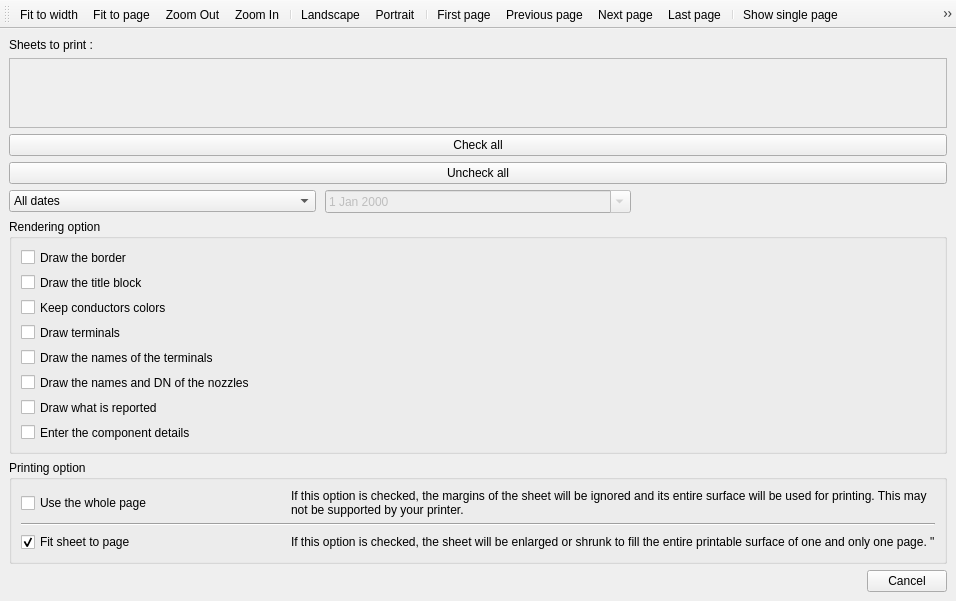
<?xml version="1.0" encoding="UTF-8"?>
<ui version="4.0">
 <class>ProjectPrintWindow</class>
 <widget class="QMainWindow" name="ProjectPrintWindow">
  <property name="geometry">
   <rect>
    <x>0</x>
    <y>0</y>
    <width>956</width>
    <height>537</height>
   </rect>
  </property>
  <property name="sizePolicy">
   <sizepolicy hsizetype="MinimumExpanding" vsizetype="Preferred">
    <horstretch>0</horstretch>
    <verstretch>0</verstretch>
   </sizepolicy>
  </property>
  <property name="windowTitle">
   <string>MainWindow</string>
  </property>
  <widget class="QWidget" name="centralwidget">
   <layout class="QVBoxLayout" name="verticalLayout_3">
    <item>
     <layout class="QHBoxLayout" name="m_vertical_layout">
      <item>
       <layout class="QVBoxLayout" name="verticalLayout_2">
        <item>
         <widget class="QLabel" name="label_3">
          <property name="text">
           <string>Sheets to print :</string>
          </property>
         </widget>
        </item>
        <item>
         <widget class="QScrollArea" name="m_diagram_list">
          <property name="sizePolicy">
           <sizepolicy hsizetype="Minimum" vsizetype="Expanding">
            <horstretch>0</horstretch>
            <verstretch>0</verstretch>
           </sizepolicy>
          </property>
          <property name="lineWidth">
           <number>3</number>
          </property>
          <property name="midLineWidth">
           <number>3</number>
          </property>
          <property name="horizontalScrollBarPolicy">
           <enum>Qt::ScrollBarAlwaysOff</enum>
          </property>
          <property name="widgetResizable">
           <bool>true</bool>
          </property>
          <widget class="QWidget" name="scrollAreaWidgetContents">
           <property name="geometry">
            <rect>
             <x>0</x>
             <y>0</y>
             <width>932</width>
             <height>58</height>
            </rect>
           </property>
          </widget>
         </widget>
        </item>
        <item>
         <widget class="QPushButton" name="m_check_all_pb">
          <property name="text">
           <string>Check all</string>
          </property>
         </widget>
        </item>
        <item>
         <widget class="QPushButton" name="m_uncheck_all">
          <property name="text">
           <string>Uncheck all</string>
          </property>
         </widget>
        </item>
        <item>
         <widget class="QWidget" name="widget" native="true">
          <layout class="QHBoxLayout" name="horizontalLayout" stretch="0,0,0">
           <property name="spacing">
            <number>9</number>
           </property>
           <property name="leftMargin">
            <number>0</number>
           </property>
           <property name="topMargin">
            <number>0</number>
           </property>
           <property name="rightMargin">
            <number>0</number>
           </property>
           <property name="bottomMargin">
            <number>0</number>
           </property>
           <item>
            <widget class="QComboBox" name="m_date_from_cb">
             <item>
              <property name="text">
               <string>All dates</string>
              </property>
             </item>
             <item>
              <property name="text">
               <string>From the date of:</string>
              </property>
             </item>
             <item>
              <property name="text">
               <string>In date of  :</string>
              </property>
             </item>
            </widget>
           </item>
           <item>
            <widget class="QDateEdit" name="m_date_cb">
             <property name="enabled">
              <bool>false</bool>
             </property>
             <property name="calendarPopup">
              <bool>true</bool>
             </property>
            </widget>
           </item>
           <item>
            <widget class="QPushButton" name="m_apply_date_pb">
             <property name="enabled">
              <bool>false</bool>
             </property>
             <property name="text">
              <string/>
             </property>
             <property name="icon">
              <iconset theme="dialog-ok"/>
             </property>
             <property name="flat">
              <bool>true</bool>
             </property>
            </widget>
           </item>
          </layout>
         </widget>
        </item>
       </layout>
      </item>
     </layout>
    </item>
    <item>
     <widget class="QGroupBox" name="groupBox">
      <property name="title">
       <string>Rendering option</string>
      </property>
      <layout class="QVBoxLayout" name="verticalLayout">
       <item>
        <widget class="QCheckBox" name="m_draw_border_cb">
         <property name="text">
          <string>Draw the border</string>
         </property>
        </widget>
       </item>
       <item>
        <widget class="QCheckBox" name="m_draw_titleblock_cb">
         <property name="text">
          <string>Draw the title block</string>
         </property>
        </widget>
       </item>
       <item>
        <widget class="QCheckBox" name="m_keep_conductor_color_cb">
         <property name="text">
          <string>Keep conductors colors</string>
         </property>
        </widget>
       </item>
       <item>
        <widget class="QCheckBox" name="m_draw_terminal_cb">
         <property name="text">
          <string>Draw terminals</string>
         </property>
        </widget>
       </item>
        <item>
          <widget class="QCheckBox" name="m_draw_terminal_names_cb">
           <property name="text">
            <string>Draw the names of the terminals</string>
           </property>
           <property name="checked">
            <bool>false</bool>
           </property>
          </widget>
        </item>
        <item>
          <widget class="QCheckBox" name="m_draw_nozzle_names_cb">
           <property name="text">
            <string>Draw the names and DN of the nozzles</string>
           </property>
          </widget>
        </item>
        <item>
          <widget class="QCheckBox" name="m_draw_warnings_cb">
           <property name="text">
            <string>Draw what is reported</string>
           </property>
           <property name="toolTip">
            <string>The orange marks of the P&amp;ID (size gaps, lines over a symbol, directions of flow, tags held twice...), always on the screen; on paper only when ticked</string>
           </property>
          </widget>
        </item>
        <item>
          <widget class="QCheckBox" name="m_component_info_cb">
           <property name="text">
            <string>Enter the component details</string>
           </property>
           <property name="checked">
            <bool>false</bool>
           </property>
          </widget>
        </item>
       </layout>
     </widget>
    </item>
    <item>
     <widget class="QGroupBox" name="groupBox_2">
      <property name="title">
       <string>Printing option</string>
      </property>
      <layout class="QGridLayout" name="gridLayout_2">
       <item row="3" column="0">
        <widget class="QCheckBox" name="m_fit_in_page_cb">
         <property name="text">
          <string>Fit sheet to page</string>
         </property>
         <property name="checked">
          <bool>true</bool>
         </property>
        </widget>
       </item>
       <item row="0" column="0">
        <widget class="QCheckBox" name="m_use_full_page_cb">
         <property name="text">
          <string>Use the whole page</string>
         </property>
        </widget>
       </item>
       <item row="3" column="1">
        <widget class="QLabel" name="label_2">
         <property name="text">
          <string>If this option is checked, the sheet will be enlarged or shrunk to fill the entire printable surface of one and only one page. "</string>
         </property>
         <property name="margin">
          <number>0</number>
         </property>
        </widget>
       </item>
       <item row="0" column="1">
        <widget class="QLabel" name="label">
         <property name="text">
          <string>If this option is checked, the margins of the sheet will be ignored and its entire surface will be used for printing. This may not be supported by your printer.</string>
         </property>
         <property name="wordWrap">
          <bool>true</bool>
         </property>
         <property name="margin">
          <number>0</number>
         </property>
         <property name="openExternalLinks">
          <bool>false</bool>
         </property>
        </widget>
       </item>
       <item row="2" column="0" colspan="2">
        <widget class="Line" name="line">
         <property name="orientation">
          <enum>Qt::Horizontal</enum>
         </property>
        </widget>
       </item>
      </layout>
     </widget>
    </item>
    <item>
     <widget class="QDialogButtonBox" name="m_button_box">
      <property name="standardButtons">
       <set>QDialogButtonBox::Cancel</set>
      </property>
     </widget>
    </item>
   </layout>
  </widget>
  <widget class="QToolBar" name="toolBar">
   <property name="windowTitle">
    <string>toolBar</string>
   </property>
   <attribute name="toolBarArea">
    <enum>TopToolBarArea</enum>
   </attribute>
   <attribute name="toolBarBreak">
    <bool>false</bool>
   </attribute>
   <addaction name="m_adjust_width_action"/>
   <addaction name="m_adjust_page_action"/>
   <addaction name="m_zoom_out_action"/>
   <addaction name="m_zoom_in_action"/>
   <addaction name="separator"/>
   <addaction name="m_landscape_action"/>
   <addaction name="m_portrait_action"/>
   <addaction name="separator"/>
   <addaction name="m_first_page_action"/>
   <addaction name="m_previous_page_action"/>
   <addaction name="m_next_page_action"/>
   <addaction name="m_last_page_action"/>
   <addaction name="separator"/>
   <addaction name="m_display_single_page_action"/>
   <addaction name="m_display_two_page_action"/>
   <addaction name="m_display_all_page_action"/>
   <addaction name="separator"/>
   <addaction name="m_page_setup"/>
  </widget>
  <action name="m_adjust_width_action">
   <property name="icon">
    <iconset theme="view_fit_width"/>
   </property>
   <property name="text">
    <string>Fit to width</string>
   </property>
  </action>
  <action name="m_adjust_page_action">
   <property name="icon">
    <iconset theme="view-fit-window"/>
   </property>
   <property name="text">
    <string>Fit to page</string>
   </property>
  </action>
  <action name="m_zoom_out_action">
   <property name="icon">
    <iconset theme="zoom-out"/>
   </property>
   <property name="text">
    <string>Zoom Out</string>
   </property>
  </action>
  <action name="m_zoom_in_action">
   <property name="icon">
    <iconset theme="zoom-in"/>
   </property>
   <property name="text">
    <string>Zoom In</string>
   </property>
  </action>
  <action name="m_landscape_action">
   <property name="icon">
    <iconset theme="landscape"/>
   </property>
   <property name="text">
    <string>Landscape</string>
   </property>
  </action>
  <action name="m_portrait_action">
   <property name="icon">
    <iconset theme="portrait"/>
   </property>
   <property name="text">
    <string>Portrait</string>
   </property>
  </action>
  <action name="m_first_page_action">
   <property name="icon">
    <iconset theme="arrow-left-double"/>
   </property>
   <property name="text">
    <string>First page</string>
   </property>
  </action>
  <action name="m_previous_page_action">
   <property name="icon">
    <iconset theme="arrow-left"/>
   </property>
   <property name="text">
    <string>Previous page</string>
   </property>
  </action>
  <action name="m_next_page_action">
   <property name="icon">
    <iconset theme="arrow-right"/>
   </property>
   <property name="text">
    <string>Next page</string>
   </property>
  </action>
  <action name="m_last_page_action">
   <property name="icon">
    <iconset theme="arrow-right-double"/>
   </property>
   <property name="text">
    <string>Last page</string>
   </property>
  </action>
  <action name="m_display_single_page_action">
   <property name="icon">
    <iconset theme="single_page"/>
   </property>
   <property name="text">
    <string>Show single page</string>
   </property>
  </action>
  <action name="m_display_two_page_action">
   <property name="icon">
    <iconset theme="two_pages"/>
   </property>
   <property name="text">
    <string>Display facing pages</string>
   </property>
  </action>
  <action name="m_display_all_page_action">
   <property name="icon">
    <iconset theme="all_pages"/>
   </property>
   <property name="text">
    <string>Display all pages</string>
   </property>
  </action>
  <action name="m_page_setup">
   <property name="icon">
    <iconset theme="document-print-frame"/>
   </property>
   <property name="text">
    <string>Page layout</string>
   </property>
  </action>
 </widget>
 <resources>
  <include location="../../qelectrotech.qrc"/>
 </resources>
 <connections>
  <connection>
   <sender>m_button_box</sender>
   <signal>rejected()</signal>
   <receiver>ProjectPrintWindow</receiver>
   <slot>close()</slot>
   <hints>
    <hint type="sourcelabel">
     <x>477</x>
     <y>484</y>
    </hint>
    <hint type="destinationlabel">
     <x>477</x>
     <y>252</y>
    </hint>
   </hints>
  </connection>
 </connections>
</ui>
